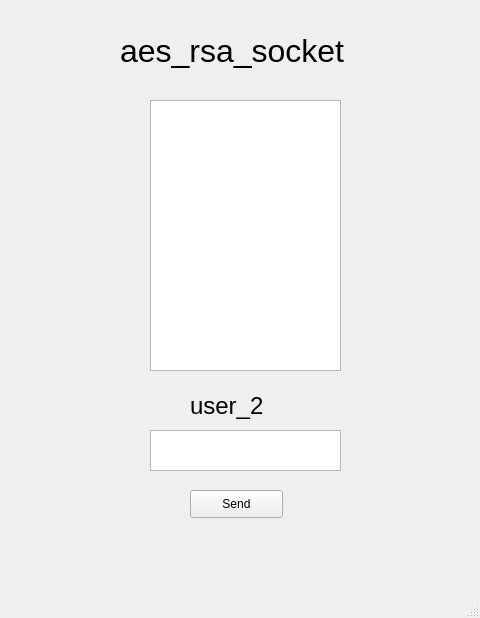
<?xml version="1.0" encoding="UTF-8"?>
<ui version="4.0">
 <class>MainWindow</class>
 <widget class="QMainWindow" name="MainWindow">
  <property name="geometry">
   <rect>
    <x>0</x>
    <y>0</y>
    <width>480</width>
    <height>618</height>
   </rect>
  </property>
  <property name="windowTitle">
   <string>MainWindow</string>
  </property>
  <widget class="QWidget" name="centralwidget">
   <widget class="QLabel" name="labell">
    <property name="geometry">
     <rect>
      <x>120</x>
      <y>10</y>
      <width>281</width>
      <height>81</height>
     </rect>
    </property>
    <property name="font">
     <font>
      <pointsize>24</pointsize>
     </font>
    </property>
    <property name="text">
     <string>aes_rsa_socket</string>
    </property>
   </widget>
   <widget class="QTextEdit" name="txt_input2">
    <property name="geometry">
     <rect>
      <x>150</x>
      <y>430</y>
      <width>191</width>
      <height>41</height>
     </rect>
    </property>
   </widget>
   <widget class="QPlainTextEdit" name="txt_chat2">
    <property name="enabled">
     <bool>true</bool>
    </property>
    <property name="geometry">
     <rect>
      <x>150</x>
      <y>100</y>
      <width>191</width>
      <height>271</height>
     </rect>
    </property>
    <property name="readOnly">
     <bool>true</bool>
    </property>
   </widget>
   <widget class="QLabel" name="label_2">
    <property name="geometry">
     <rect>
      <x>190</x>
      <y>380</y>
      <width>111</width>
      <height>51</height>
     </rect>
    </property>
    <property name="font">
     <font>
      <pointsize>18</pointsize>
     </font>
    </property>
    <property name="text">
     <string>user_2</string>
    </property>
   </widget>
   <widget class="QPushButton" name="btn_send2">
    <property name="geometry">
     <rect>
      <x>190</x>
      <y>490</y>
      <width>93</width>
      <height>28</height>
     </rect>
    </property>
    <property name="text">
     <string>Send</string>
    </property>
   </widget>
  </widget>
  <widget class="QMenuBar" name="menubar">
   <property name="geometry">
    <rect>
     <x>0</x>
     <y>0</y>
     <width>480</width>
     <height>26</height>
    </rect>
   </property>
  </widget>
  <widget class="QStatusBar" name="statusbar"/>
 </widget>
 <resources/>
 <connections/>
</ui>
